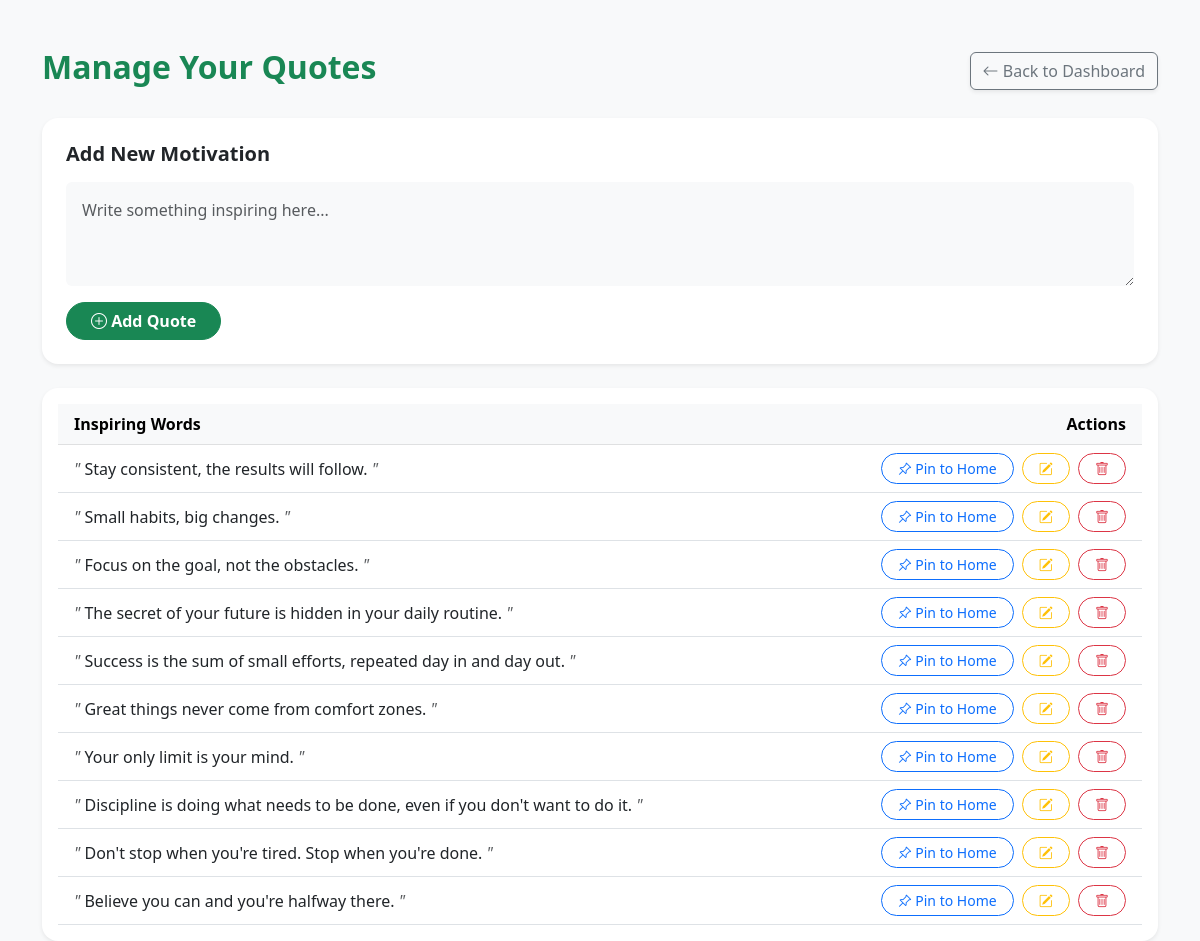
The page /manage_quotes.php on the database its author committed.
### tables this page shows
CREATE TABLE `quotes` (
  `id` int(11) NOT NULL,
  `quote_text` text NOT NULL,
  `is_selected` int(11) DEFAULT 0
);

### manage_quotes.php (the view, shortened to what this page needs)
<?php
include('db_connect.php');
?>
<!DOCTYPE html>
<html lang="en">
<head>
    <link href="https://cdn.jsdelivr.net/npm/bootstrap@5.3.0/dist/css/bootstrap.min.css" rel="stylesheet">
    <link rel="stylesheet" href="https://cdn.jsdelivr.net/npm/bootstrap-icons@1.11.1/font/bootstrap-icons.css">
</head>
<body class="bg-light">
    <div class="container mt-5">
        <div class="d-flex justify-content-between align-items-center mb-4">
            <h2 class="fw-bold text-success">Manage Your Quotes</h2>
            <a href="dashboard.php" class="btn btn-outline-secondary shadow-sm">
                <i class="bi bi-arrow-left"></i> Back to Dashboard
            </a>
        </div>
        <div class="card border-0 shadow-sm p-4 mb-4 rounded-4">
            <h5 class="fw-bold mb-3">Add New Motivation</h5>
            <form action="manage_quotes.php" method="POST">
                <div class="mb-3">
                    <textarea name="quote_text" class="form-control border-0 bg-light p-3" rows="3" placeholder="Write something inspiring here..." required></textarea>
                </div>
                <button type="submit" name="save_quote" class="btn btn-success px-4 rounded-pill fw-bold">
                    <i class="bi bi-plus-circle"></i> Add Quote
                </button>
            </form>
        </div>
        <div class="table-responsive bg-white rounded-4 shadow-sm p-3">
            <table class="table table-hover align-middle mb-0">
                <thead class="table-light">
                    <tr>
                        <th class="ps-3">Inspiring Words</th>
                        <th class="text-end pe-3">Actions</th>
                    </tr>
                </thead>
                <tbody>
                    <?php
                    $result = mysqli_query($conn, "SELECT * FROM quotes ORDER BY id DESC");
                    if (mysqli_num_rows($result) > 0) {
                        while ($row = mysqli_fetch_assoc($result)) { ?>
                            <tr>
                                <td class="ps-3">
                                    <span class="fst-italic text-muted">"</span>
                                    <?php echo htmlspecialchars($row['quote_text']); ?>
                                    <span class="fst-italic text-muted">"</span>
                                </td>
                                <td class="text-end pe-3">
                                    <?php if($row['is_selected'] == 1): ?>
                                        <a href="manage_quotes.php?reset_random=true" class="btn btn-sm btn-primary rounded-pill px-3 me-1">
                                            <i class="bi bi-unlock"></i> Unpin
                                        </a>
                                    <?php else: ?>
                                        <a href="manage_quotes.php?select_quote=<?php echo $row['id']; ?>" class="btn btn-sm btn-outline-primary rounded-pill px-3 me-1">
                                            <i class="bi bi-pin-angle"></i> Pin to Home
                                        </a>
                                    <?php endif; ?>
                                    <a href="edit_quote.php?id=<?php echo $row['id']; ?>" class="btn btn-sm btn-outline-warning rounded-pill px-3 me-1">
                                        <i class="bi bi-pencil-square"></i>
                                    </a>
                                    <a href="manage_quotes.php?delete=<?php echo $row['id']; ?>"
                                       class="btn btn-sm btn-outline-danger rounded-pill px-3"
                                       onclick="return confirm('Sigurado ka bang buburahin mo ito?')">
                                        <i class="bi bi-trash"></i>
                                    </a>
                                </td>
                            </tr>
                        <?php }
                    } else { ?>
                        <tr>
                            <td colspan="2" class="text-center py-4 text-muted">No quotes found. Start adding some!</td>
                        </tr>
                    <?php } ?>
                </tbody>
            </table>
        </div>
    </div>
</body>
</html>

### rows shown on the page
quotes: quote_text "Stay consistent, the results will follow."
quotes: quote_text "Small habits, big changes."
quotes: quote_text "Focus on the goal, not the obstacles."
quotes: quote_text "The secret of your future is hidden in your daily routine."
quotes: quote_text "Success is the sum of small efforts, repeated day in and day out."
quotes: quote_text "Great things never come from comfort zones."
quotes: quote_text "Your only limit is your mind."
quotes: quote_text "Discipline is doing what needs to be done, even if you don't want to do it."
quotes: quote_text "Don't stop when you're tired. Stop when you're done."
quotes: quote_text "Believe you can and you're halfway there."
